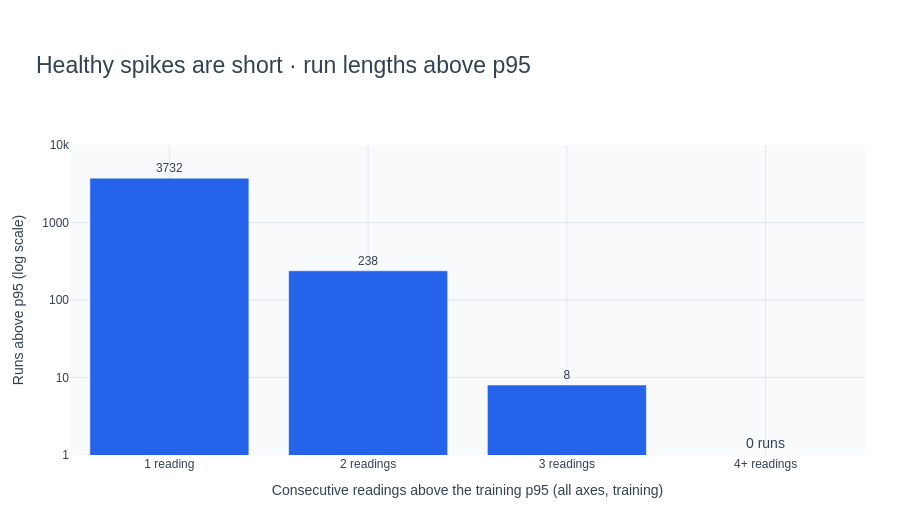

Notebook cell for this chart:
### Markdown cell above
### How long do large deviations last in healthy data?

This is the key evidence for **T**. For every axis we find each run of consecutive readings above the training p95 and count how many readings it lasts. Then we ask the reverse question: **what is the largest deviation an axis holds for four consecutive readings** (about 5.7 s at the 1.9 s sampling interval)?

If healthy spikes almost always last one or two readings, a duration rule that needs four readings will ignore normal work but still catch a joint that stays overloaded.

### Code cell
SUSTAINED_READINGS = 4

duration_rows = []
run_lengths = []

for axis in AXIS_COLUMNS:
    p95 = threshold_candidates.loc[axis, "p95"]
    runs = find_exceedance_runs(train["reading_time"], train_residuals[axis], p95)
    run_lengths.append(runs["sample_count"])

    duration_rows.append({
        "axis": axis,
        "runs_above_p95": len(runs),
        "one_reading_pct": 100 * runs["sample_count"].eq(1).mean(),
        "two_readings_pct": 100 * runs["sample_count"].eq(2).mean(),
        "three_plus_readings": int(runs["sample_count"].ge(3).sum()),
        "longest_run_seconds": runs["duration_seconds"].max(),
    })

run_duration_summary = pd.DataFrame(duration_rows).set_index("axis")


def largest_sustained_deviation(readings, residuals, readings_needed):
    """Largest residual held for N consecutive readings without a recording gap."""
    segment = (
        readings["reading_time"].diff().dt.total_seconds()
        .gt(MAX_GAP_SECONDS).cumsum().to_numpy()
    )
    return residuals.groupby(segment).transform(
        lambda values: values.rolling(readings_needed).min()
    ).max()


run_duration_summary["p95_A"] = threshold_candidates["p95"]
run_duration_summary["held_4_readings_train_A"] = [
    largest_sustained_deviation(train, train_residuals[axis], SUSTAINED_READINGS)
    for axis in AXIS_COLUMNS
]
run_duration_summary["held_4_readings_calibration_A"] = [
    largest_sustained_deviation(calibration, calibration_residuals[axis], SUSTAINED_READINGS)
    for axis in AXIS_COLUMNS
]

display(run_duration_summary.round(2))

all_lengths = pd.concat(run_lengths).clip(upper=4)
length_counts = all_lengths.value_counts().reindex([1, 2, 3, 4], fill_value=0)

run_length_fig = go.Figure(go.Bar(
    x=["1 reading", "2 readings", "3 readings", "4+ readings"],
    y=length_counts.to_numpy(),
    marker_color=CHART_COLORS["training"],
    text=length_counts.to_numpy(), textposition="outside",
    hovertemplate="%{x}: %{y} runs<extra></extra>",
))
run_length_fig.update_yaxes(
    type="log", dtick=1, range=[0, 4], title_text="Runs above p95 (log scale)",
)

# A log scale cannot draw zero, so label empty categories explicitly.
for label, count in zip(["1 reading", "2 readings", "3 readings", "4+ readings"], length_counts):
    if count == 0:
        run_length_fig.add_annotation(
            x=label, y=0.15, text="0 runs", showarrow=False,
            font=dict(size=14, color="#334155"),
        )
run_length_fig.update_xaxes(title_text="Consecutive readings above the training p95 (all axes, training)")
style_chart(run_length_fig, "Healthy spikes are short · run lengths above p95", height=520)
show_chart(run_length_fig, "run_lengths")

### Figure 1 — Plotly figure (JSON) as saved in the notebook; plotly's stock layout.template omitted (floating-point values rounded to 4 significant figures)
{"data": [{"hovertemplate": "%{x}: %{y} runs<extra></extra>", "marker": {"color": "#2563eb"}, "text": [3732.0, 238.0, 8.0, 0.0], "textposition": "outside", "type": "bar", "x": ["1 reading", "2 readings", "3 readings", "4+ readings"], "y": [3732, 238, 8, 0]}], "layout": {"annotations": [{"font": {"color": "#334155", "size": 14}, "showarrow": false, "text": "0 runs", "x": "4+ readings", "y": 0.15}], "font": {"color": "#334155", "family": "Arial, sans-serif", "size": 12}, "height": 520, "hoverlabel": {"bgcolor": "white", "font": {"size": 13}}, "legend": {"groupclick": "togglegroup", "orientation": "h", "x": 0, "y": 1.07}, "margin": {"b": 65, "l": 70, "r": 35, "t": 145}, "paper_bgcolor": "#ffffff", "plot_bgcolor": "#f8fafc", "title": {"font": {"size": 23}, "text": "Healthy spikes are short · run lengths above p95", "x": 0.04}, "xaxis": {"gridcolor": "#e2e8f0", "showgrid": true, "title": {"text": "Consecutive readings above the training p95 (all axes, training)"}, "zeroline": false}, "yaxis": {"dtick": 1, "gridcolor": "#e2e8f0", "range": [0, 4], "showgrid": true, "title": {"text": "Runs above p95 (log scale)"}, "type": "log", "zeroline": false}}}
